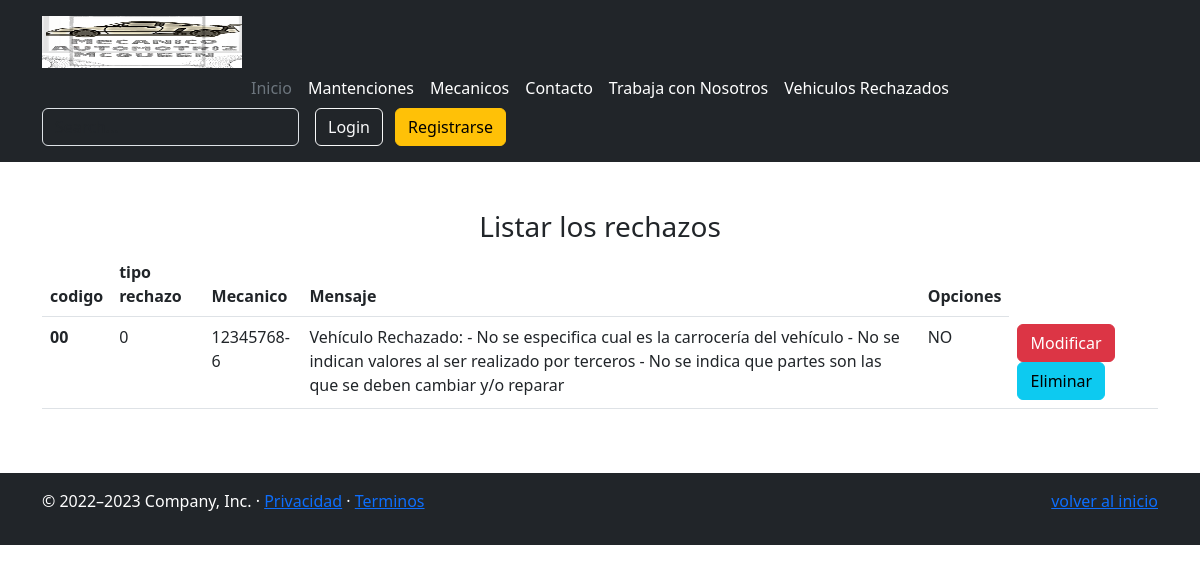
Screenshot of /mantenedor/rechazo/listar with the database file from the repository.
### appweb/models.py (models this page shows, shortened)
class Rechazo(models.Model):
    codigo = models.CharField(max_length=50)
    tipo_rechazo = models.IntegerField(choices=tipo_rechazo, default=0)
    mecani = models.ForeignKey(Mecanico, on_delete=models.CASCADE, null=True)
    mensaje = models.TextField(null=True)
    foto = models.ImageField(upload_to="rechazo", null=True)

class Mecanico(models.Model):
    rut = models.CharField(max_length=10)
    nombre = models.CharField(max_length=80)
    apellido = models.CharField(max_length=80)
    edad = models.IntegerField(null=True)
    especialista= models.BooleanField(null=True)
    categoria = models.ForeignKey(Categoria, on_delete=models.PROTECT)
    fecha_nacimiento = models.DateField(null=True)
    foto = models.ImageField(upload_to="mecanico", null=True)
    usuario = models.ForeignKey(User, on_delete=models.CASCADE, null=True)
    def __str__(self):
        return self.rut

### appweb/views.py (the view)
# urls.py: path('mantenedor/rechazo/listar', listar_rechazo, name="listar_rechazo"),
def listar_rechazo(request):
    rechazo = Rechazo.objects.all()
    data = {
        'rechazo': rechazo
    }
    return render(request, "mantenedor/rechazo/listar.html", data)

### appweb/templates/mantenedor/rechazo/listar.html (shortened to what this page needs)
{% extends 'base.html' %}
{% load static %}
{% block contenido %}
{% load crispy_forms_tags %}
<div class="container mt-5">
    <div class="text-center">
        <h3>Listar los rechazos</h3>
    </div>
    <table class="table">
        <thead>
            <tr>
                <th scope="col">codigo</th>
                <th scope="col">tipo rechazo</th>
                <th scope="col">Mecanico</th>
                <th scope="col">Mensaje</th>
                <th scope="col">Opciones</th>
            </tr>
        </thead>
        <tbody>
                {% for p in rechazo %}
            <tr>
                <th scope="row">{{p.codigo}}</th>
                <td>{{p.tipo_rechazo}}</td>
                <td>{{p.mecani}}</td>
                <td>{{p.mensaje}}</td>
                <td>
                    {% if p.rechazo %}
                        SI
                    {% else %}
                        NO
                    {% endif %}
                </td>
                <td>
                    <a href="{% url 'modificar_rechazo' p.codigo %}" class="btn btn-danger btm-sm">Modificar</a>
                    <a href="#" onclick="eliminarRechazo('{{p.codigo}}')" class="btn btn-info btm-sm">Eliminar</a>
                </td>
            </tr>
                {% endfor %}
        </tbody>
    </table>
</div>
<br>
{% endblock %}

### rows the page displays
Rechazo: codigo "00", tipo_rechazo "0", mecani "12345768-6", mensaje "Vehículo Rechazado: - No se especifica cual es la carrocería del vehículo - No se indican valores al ser realizado por terceros - No se indica que partes son las que se deben cambiar y/o reparar"
